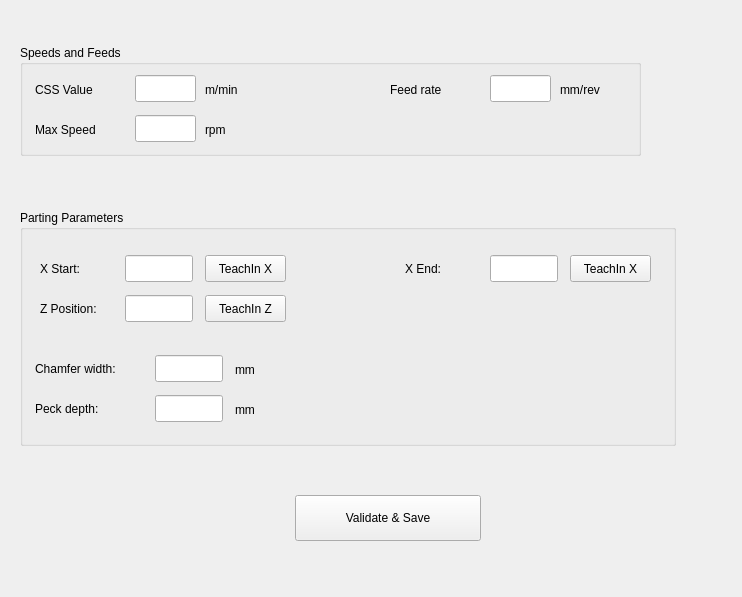
<?xml version="1.0" encoding="UTF-8"?>
<ui version="4.0">
 <class>Form</class>
 <widget class="QWidget" name="Form">
  <property name="geometry">
   <rect>
    <x>0</x>
    <y>0</y>
    <width>742</width>
    <height>597</height>
   </rect>
  </property>
  <property name="windowTitle">
   <string>Form</string>
  </property>
  <widget class="QGroupBox" name="groupBox_10">
   <property name="geometry">
    <rect>
     <x>20</x>
     <y>45</y>
     <width>621</width>
     <height>111</height>
    </rect>
   </property>
   <property name="title">
    <string>Speeds and Feeds</string>
   </property>
   <widget class="QLabel" name="label_12">
    <property name="geometry">
     <rect>
      <x>15</x>
      <y>35</y>
      <width>86</width>
      <height>19</height>
     </rect>
    </property>
    <property name="styleSheet">
     <string notr="true">font: 11pt &quot;Noto Sans&quot;;</string>
    </property>
    <property name="text">
     <string>CSS Value</string>
    </property>
   </widget>
   <widget class="QLineEdit" name="cssValue">
    <property name="geometry">
     <rect>
      <x>115</x>
      <y>30</y>
      <width>61</width>
      <height>27</height>
     </rect>
    </property>
   </widget>
   <widget class="QLabel" name="label_13">
    <property name="geometry">
     <rect>
      <x>185</x>
      <y>35</y>
      <width>56</width>
      <height>19</height>
     </rect>
    </property>
    <property name="styleSheet">
     <string notr="true">font: 11pt &quot;Noto Sans&quot;;</string>
    </property>
    <property name="text">
     <string>m/min</string>
    </property>
   </widget>
   <widget class="QLineEdit" name="maxSpeed">
    <property name="geometry">
     <rect>
      <x>115</x>
      <y>70</y>
      <width>61</width>
      <height>27</height>
     </rect>
    </property>
   </widget>
   <widget class="QLabel" name="label_14">
    <property name="geometry">
     <rect>
      <x>15</x>
      <y>75</y>
      <width>81</width>
      <height>19</height>
     </rect>
    </property>
    <property name="styleSheet">
     <string notr="true">font: 11pt &quot;Noto Sans&quot;;</string>
    </property>
    <property name="text">
     <string>Max Speed</string>
    </property>
   </widget>
   <widget class="QLabel" name="label_15">
    <property name="geometry">
     <rect>
      <x>185</x>
      <y>75</y>
      <width>51</width>
      <height>19</height>
     </rect>
    </property>
    <property name="styleSheet">
     <string notr="true">font: 11pt &quot;Noto Sans&quot;;</string>
    </property>
    <property name="text">
     <string>rpm</string>
    </property>
   </widget>
   <widget class="QLabel" name="label_16">
    <property name="geometry">
     <rect>
      <x>370</x>
      <y>35</y>
      <width>81</width>
      <height>19</height>
     </rect>
    </property>
    <property name="styleSheet">
     <string notr="true">font: 11pt &quot;Noto Sans&quot;;</string>
    </property>
    <property name="text">
     <string>Feed rate</string>
    </property>
   </widget>
   <widget class="QLabel" name="label_17">
    <property name="geometry">
     <rect>
      <x>540</x>
      <y>35</y>
      <width>66</width>
      <height>19</height>
     </rect>
    </property>
    <property name="styleSheet">
     <string notr="true">font: 11pt &quot;Noto Sans&quot;;</string>
    </property>
    <property name="text">
     <string>mm/rev</string>
    </property>
   </widget>
   <widget class="QLineEdit" name="feedRate">
    <property name="geometry">
     <rect>
      <x>470</x>
      <y>30</y>
      <width>61</width>
      <height>27</height>
     </rect>
    </property>
   </widget>
  </widget>
  <widget class="QGroupBox" name="groupBox_11">
   <property name="geometry">
    <rect>
     <x>20</x>
     <y>210</y>
     <width>656</width>
     <height>236</height>
    </rect>
   </property>
   <property name="title">
    <string>Parting Parameters</string>
   </property>
   <widget class="QLabel" name="label_35">
    <property name="geometry">
     <rect>
      <x>20</x>
      <y>45</y>
      <width>76</width>
      <height>27</height>
     </rect>
    </property>
    <property name="styleSheet">
     <string notr="true">font: 11pt &quot;Noto Sans&quot;;</string>
    </property>
    <property name="text">
     <string>X Start:</string>
    </property>
   </widget>
   <widget class="TeachInLineEdit" name="xStart">
    <property name="geometry">
     <rect>
      <x>105</x>
      <y>45</y>
      <width>68</width>
      <height>27</height>
     </rect>
    </property>
    <property name="alignment">
     <set>Qt::AlignRight|Qt::AlignTrailing|Qt::AlignVCenter</set>
    </property>
    <property name="referenceType" stdset="0">
     <number>1</number>
    </property>
    <property name="axisNumber" stdset="0">
     <number>0</number>
    </property>
    <property name="inchFormat" stdset="0">
     <string>%9.4f</string>
    </property>
    <property name="millimeterFormat" stdset="0">
     <string>%10.3f</string>
    </property>
    <property name="degreeFormat" stdset="0">
     <string>%10.2f</string>
    </property>
    <property name="latheMode" stdset="0">
     <number>2</number>
    </property>
   </widget>
   <widget class="QPushButton" name="xStartTeach">
    <property name="geometry">
     <rect>
      <x>185</x>
      <y>45</y>
      <width>81</width>
      <height>27</height>
     </rect>
    </property>
    <property name="text">
     <string>TeachIn X</string>
    </property>
   </widget>
   <widget class="QLabel" name="label_36">
    <property name="geometry">
     <rect>
      <x>20</x>
      <y>85</y>
      <width>76</width>
      <height>27</height>
     </rect>
    </property>
    <property name="styleSheet">
     <string notr="true">font: 11pt &quot;Noto Sans&quot;;</string>
    </property>
    <property name="text">
     <string>Z Position:</string>
    </property>
   </widget>
   <widget class="QPushButton" name="zStartTeach">
    <property name="geometry">
     <rect>
      <x>185</x>
      <y>85</y>
      <width>81</width>
      <height>27</height>
     </rect>
    </property>
    <property name="text">
     <string>TeachIn Z</string>
    </property>
   </widget>
   <widget class="TeachInLineEdit" name="zStart">
    <property name="geometry">
     <rect>
      <x>105</x>
      <y>85</y>
      <width>68</width>
      <height>27</height>
     </rect>
    </property>
    <property name="alignment">
     <set>Qt::AlignRight|Qt::AlignTrailing|Qt::AlignVCenter</set>
    </property>
    <property name="referenceType" stdset="0">
     <number>1</number>
    </property>
    <property name="axisNumber" stdset="0">
     <number>2</number>
    </property>
    <property name="inchFormat" stdset="0">
     <string>%9.4f</string>
    </property>
    <property name="millimeterFormat" stdset="0">
     <string>%10.3f</string>
    </property>
    <property name="degreeFormat" stdset="0">
     <string>%10.2f</string>
    </property>
    <property name="latheMode" stdset="0">
     <number>2</number>
    </property>
   </widget>
   <widget class="TeachInLineEdit" name="xEnd">
    <property name="geometry">
     <rect>
      <x>470</x>
      <y>45</y>
      <width>68</width>
      <height>27</height>
     </rect>
    </property>
    <property name="alignment">
     <set>Qt::AlignRight|Qt::AlignTrailing|Qt::AlignVCenter</set>
    </property>
    <property name="referenceType" stdset="0">
     <number>1</number>
    </property>
    <property name="axisNumber" stdset="0">
     <number>0</number>
    </property>
    <property name="inchFormat" stdset="0">
     <string>%9.4f</string>
    </property>
    <property name="millimeterFormat" stdset="0">
     <string>%10.3f</string>
    </property>
    <property name="degreeFormat" stdset="0">
     <string>%10.2f</string>
    </property>
    <property name="latheMode" stdset="0">
     <number>2</number>
    </property>
   </widget>
   <widget class="QPushButton" name="xEndTeach">
    <property name="geometry">
     <rect>
      <x>550</x>
      <y>45</y>
      <width>81</width>
      <height>27</height>
     </rect>
    </property>
    <property name="text">
     <string>TeachIn X</string>
    </property>
   </widget>
   <widget class="QLabel" name="label_37">
    <property name="geometry">
     <rect>
      <x>385</x>
      <y>45</y>
      <width>76</width>
      <height>27</height>
     </rect>
    </property>
    <property name="styleSheet">
     <string notr="true">font: 11pt &quot;Noto Sans&quot;;</string>
    </property>
    <property name="text">
     <string>X End:</string>
    </property>
   </widget>
   <widget class="QLabel" name="label_39">
    <property name="geometry">
     <rect>
      <x>15</x>
      <y>145</y>
      <width>116</width>
      <height>27</height>
     </rect>
    </property>
    <property name="styleSheet">
     <string notr="true">font: 11pt &quot;Noto Sans&quot;;</string>
    </property>
    <property name="text">
     <string>Chamfer width:</string>
    </property>
   </widget>
   <widget class="TeachInLineEdit" name="doc">
    <property name="geometry">
     <rect>
      <x>135</x>
      <y>145</y>
      <width>68</width>
      <height>27</height>
     </rect>
    </property>
    <property name="alignment">
     <set>Qt::AlignRight|Qt::AlignTrailing|Qt::AlignVCenter</set>
    </property>
    <property name="referenceType" stdset="0">
     <number>1</number>
    </property>
    <property name="axisNumber" stdset="0">
     <number>2</number>
    </property>
    <property name="inchFormat" stdset="0">
     <string>%9.4f</string>
    </property>
    <property name="millimeterFormat" stdset="0">
     <string>%10.3f</string>
    </property>
    <property name="degreeFormat" stdset="0">
     <string>%10.2f</string>
    </property>
    <property name="latheMode" stdset="0">
     <number>2</number>
    </property>
   </widget>
   <widget class="TeachInLineEdit" name="retract">
    <property name="geometry">
     <rect>
      <x>135</x>
      <y>185</y>
      <width>68</width>
      <height>27</height>
     </rect>
    </property>
    <property name="alignment">
     <set>Qt::AlignRight|Qt::AlignTrailing|Qt::AlignVCenter</set>
    </property>
    <property name="referenceType" stdset="0">
     <number>1</number>
    </property>
    <property name="axisNumber" stdset="0">
     <number>2</number>
    </property>
    <property name="inchFormat" stdset="0">
     <string>%9.4f</string>
    </property>
    <property name="millimeterFormat" stdset="0">
     <string>%10.3f</string>
    </property>
    <property name="degreeFormat" stdset="0">
     <string>%10.2f</string>
    </property>
    <property name="latheMode" stdset="0">
     <number>2</number>
    </property>
   </widget>
   <widget class="QLabel" name="label_40">
    <property name="geometry">
     <rect>
      <x>15</x>
      <y>185</y>
      <width>96</width>
      <height>27</height>
     </rect>
    </property>
    <property name="styleSheet">
     <string notr="true">font: 11pt &quot;Noto Sans&quot;;</string>
    </property>
    <property name="text">
     <string>Peck depth:</string>
    </property>
   </widget>
   <widget class="QLabel" name="label_18">
    <property name="geometry">
     <rect>
      <x>215</x>
      <y>150</y>
      <width>56</width>
      <height>19</height>
     </rect>
    </property>
    <property name="styleSheet">
     <string notr="true">font: 11pt &quot;Noto Sans&quot;;</string>
    </property>
    <property name="text">
     <string>mm</string>
    </property>
   </widget>
   <widget class="QLabel" name="label_19">
    <property name="geometry">
     <rect>
      <x>215</x>
      <y>190</y>
      <width>56</width>
      <height>19</height>
     </rect>
    </property>
    <property name="styleSheet">
     <string notr="true">font: 11pt &quot;Noto Sans&quot;;</string>
    </property>
    <property name="text">
     <string>mm</string>
    </property>
   </widget>
  </widget>
  <widget class="QPushButton" name="validateAndSave">
   <property name="geometry">
    <rect>
     <x>295</x>
     <y>495</y>
     <width>186</width>
     <height>46</height>
    </rect>
   </property>
   <property name="text">
    <string>Validate &amp;&amp; Save</string>
   </property>
  </widget>
 </widget>
 <customwidgets>
  <customwidget>
   <class>TeachInLineEdit</class>
   <extends>QLineEdit</extends>
   <header>qtpyvcp.widgets.input_widgets.teachin_line_edit</header>
  </customwidget>
 </customwidgets>
 <resources/>
 <connections/>
</ui>
